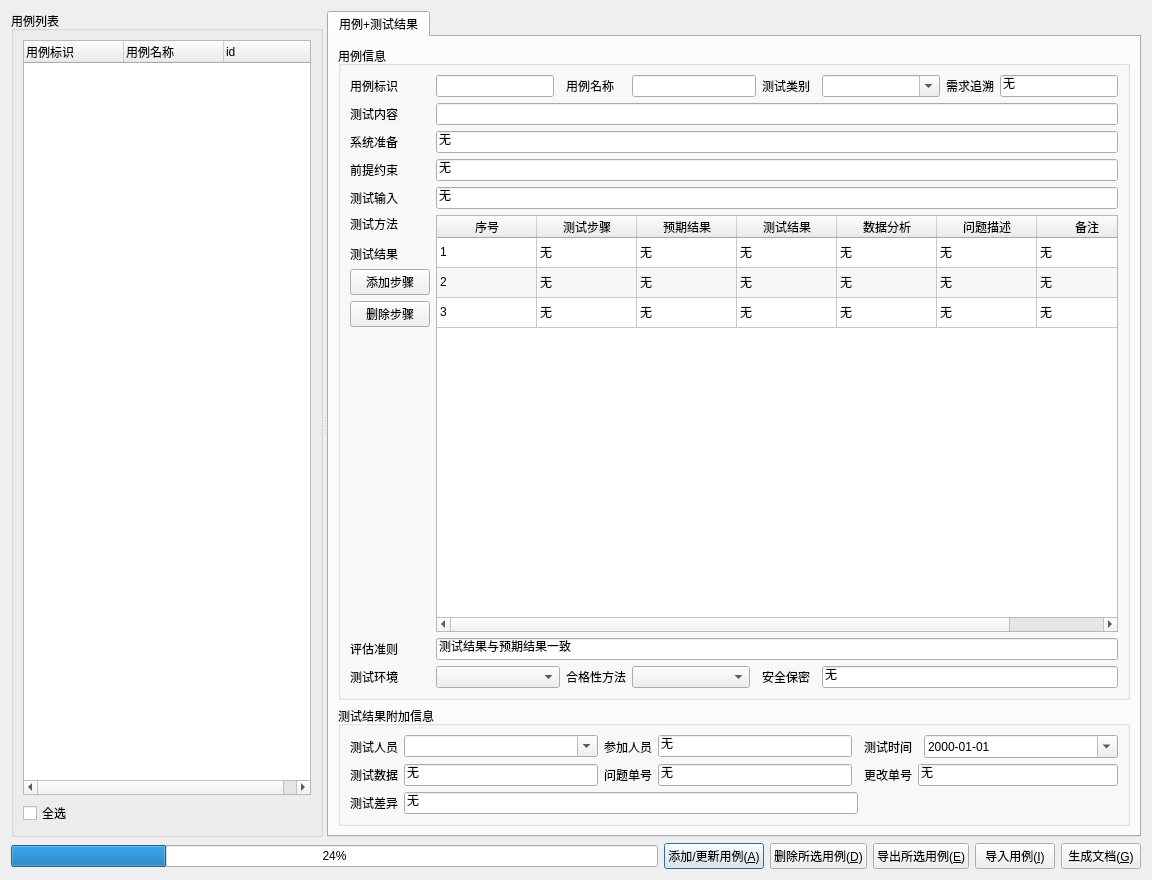
<?xml version="1.0" encoding="UTF-8"?>
<ui version="4.0">
 <class>CraneTestDocWnd</class>
 <widget class="QDialog" name="CraneTestDocWnd">
  <property name="geometry">
   <rect>
    <x>0</x>
    <y>0</y>
    <width>1152</width>
    <height>880</height>
   </rect>
  </property>
  <property name="windowTitle">
   <string>配置项测试工具</string>
  </property>
  <layout class="QVBoxLayout" name="verticalLayout_2">
   <item>
    <widget class="QSplitter" name="splitter">
     <property name="sizePolicy">
      <sizepolicy hsizetype="Expanding" vsizetype="Expanding">
       <horstretch>0</horstretch>
       <verstretch>0</verstretch>
      </sizepolicy>
     </property>
     <property name="orientation">
      <enum>Qt::Horizontal</enum>
     </property>
     <widget class="QGroupBox" name="groupBox">
      <property name="sizePolicy">
       <sizepolicy hsizetype="Expanding" vsizetype="Expanding">
        <horstretch>0</horstretch>
        <verstretch>0</verstretch>
       </sizepolicy>
      </property>
      <property name="title">
       <string>用例列表</string>
      </property>
      <layout class="QVBoxLayout" name="verticalLayout">
       <item>
        <widget class="QTreeWidget" name="testcase_tree">
         <property name="sizePolicy">
          <sizepolicy hsizetype="Preferred" vsizetype="Expanding">
           <horstretch>0</horstretch>
           <verstretch>0</verstretch>
          </sizepolicy>
         </property>
         <property name="editTriggers">
          <set>QAbstractItemView::EditKeyPressed</set>
         </property>
         <property name="selectionBehavior">
          <enum>QAbstractItemView::SelectRows</enum>
         </property>
         <property name="columnCount">
          <number>3</number>
         </property>
         <column>
          <property name="text">
           <string>用例标识</string>
          </property>
         </column>
         <column>
          <property name="text">
           <string>用例名称</string>
          </property>
         </column>
         <column>
          <property name="text">
           <string>id</string>
          </property>
         </column>
        </widget>
       </item>
       <item>
        <widget class="QCheckBox" name="selectall_checkbox">
         <property name="text">
          <string>全选</string>
         </property>
        </widget>
       </item>
      </layout>
     </widget>
     <widget class="QTabWidget" name="test_tabwidget">
      <property name="sizePolicy">
       <sizepolicy hsizetype="Expanding" vsizetype="Expanding">
        <horstretch>0</horstretch>
        <verstretch>0</verstretch>
       </sizepolicy>
      </property>
      <property name="minimumSize">
       <size>
        <width>0</width>
        <height>0</height>
       </size>
      </property>
      <property name="currentIndex">
       <number>0</number>
      </property>
      <widget class="QWidget" name="test_result_tab">
       <property name="sizePolicy">
        <sizepolicy hsizetype="Expanding" vsizetype="Expanding">
         <horstretch>0</horstretch>
         <verstretch>0</verstretch>
        </sizepolicy>
       </property>
       <attribute name="title">
        <string>用例+测试结果</string>
       </attribute>
       <layout class="QVBoxLayout" name="verticalLayout_4">
        <item>
         <layout class="QVBoxLayout" name="verticalLayout_3">
          <item>
           <widget class="QGroupBox" name="testSpecGroup">
            <property name="sizePolicy">
             <sizepolicy hsizetype="Expanding" vsizetype="Expanding">
              <horstretch>0</horstretch>
              <verstretch>0</verstretch>
             </sizepolicy>
            </property>
            <property name="title">
             <string>用例信息</string>
            </property>
            <property name="flat">
             <bool>false</bool>
            </property>
            <layout class="QGridLayout" name="gridLayout">
             <property name="sizeConstraint">
              <enum>QLayout::SetNoConstraint</enum>
             </property>
             <item row="13" column="3">
              <widget class="QLabel" name="label_23">
               <property name="text">
                <string>合格性方法</string>
               </property>
              </widget>
             </item>
             <item row="2" column="0">
              <widget class="QLabel" name="label_5">
               <property name="text">
                <string>系统准备</string>
               </property>
              </widget>
             </item>
             <item row="0" column="1">
              <widget class="QLineEdit" name="test_caseidentify_edit"/>
             </item>
             <item row="13" column="1" colspan="2">
              <widget class="QComboBox" name="test_env_combox">
               <property name="sizePolicy">
                <sizepolicy hsizetype="Expanding" vsizetype="Fixed">
                 <horstretch>0</horstretch>
                 <verstretch>0</verstretch>
                </sizepolicy>
               </property>
              </widget>
             </item>
             <item row="10" column="0">
              <widget class="QLabel" name="label_9">
               <property name="text">
                <string>评估准则</string>
               </property>
              </widget>
             </item>
             <item row="0" column="4" colspan="2">
              <widget class="QLineEdit" name="test_item_edit"/>
             </item>
             <item row="3" column="1" colspan="10">
              <widget class="QLineEdit" name="precondation_edit">
               <property name="text">
                <string>无</string>
               </property>
              </widget>
             </item>
             <item row="0" column="10">
              <widget class="QLineEdit" name="require_trace_edit">
               <property name="text">
                <string>无</string>
               </property>
              </widget>
             </item>
             <item row="13" column="4">
              <widget class="QComboBox" name="qualified_method_combox">
               <property name="sizePolicy">
                <sizepolicy hsizetype="Expanding" vsizetype="Fixed">
                 <horstretch>0</horstretch>
                 <verstretch>0</verstretch>
                </sizepolicy>
               </property>
              </widget>
             </item>
             <item row="6" column="0">
              <widget class="QLabel" name="label_8">
               <property name="sizePolicy">
                <sizepolicy hsizetype="Preferred" vsizetype="Maximum">
                 <horstretch>0</horstretch>
                 <verstretch>0</verstretch>
                </sizepolicy>
               </property>
               <property name="text">
                <string>&lt;html&gt;&lt;head/&gt;&lt;body&gt;&lt;p&gt;测试方法&lt;/p&gt;&lt;p&gt;测试结果&lt;/p&gt;&lt;/body&gt;&lt;/html&gt;</string>
               </property>
              </widget>
             </item>
             <item row="4" column="1" colspan="10">
              <widget class="QLineEdit" name="test_input_edit">
               <property name="text">
                <string>无</string>
               </property>
              </widget>
             </item>
             <item row="6" column="1" rowspan="4" colspan="10">
              <widget class="QTableWidget" name="test_procedure_tabel">
               <property name="alternatingRowColors">
                <bool>true</bool>
               </property>
               <attribute name="horizontalHeaderCascadingSectionResizes">
                <bool>false</bool>
               </attribute>
               <attribute name="horizontalHeaderShowSortIndicator" stdset="0">
                <bool>false</bool>
               </attribute>
               <attribute name="horizontalHeaderStretchLastSection">
                <bool>false</bool>
               </attribute>
               <attribute name="verticalHeaderVisible">
                <bool>false</bool>
               </attribute>
               <row>
                <property name="text">
                 <string>New Row</string>
                </property>
               </row>
               <row>
                <property name="text">
                 <string>New Row</string>
                </property>
               </row>
               <row>
                <property name="text">
                 <string>New Row</string>
                </property>
               </row>
               <column>
                <property name="text">
                 <string>序号</string>
                </property>
                <property name="textAlignment">
                 <set>AlignHCenter|AlignVCenter|AlignCenter</set>
                </property>
               </column>
               <column>
                <property name="text">
                 <string>测试步骤</string>
                </property>
               </column>
               <column>
                <property name="text">
                 <string>预期结果</string>
                </property>
               </column>
               <column>
                <property name="text">
                 <string>测试结果</string>
                </property>
               </column>
               <column>
                <property name="text">
                 <string>数据分析</string>
                </property>
               </column>
               <column>
                <property name="text">
                 <string>问题描述</string>
                </property>
               </column>
               <column>
                <property name="text">
                 <string>备注</string>
                </property>
               </column>
               <item row="0" column="0">
                <property name="text">
                 <string>1</string>
                </property>
               </item>
               <item row="0" column="1">
                <property name="text">
                 <string>无</string>
                </property>
               </item>
               <item row="0" column="2">
                <property name="text">
                 <string>无</string>
                </property>
               </item>
               <item row="0" column="3">
                <property name="text">
                 <string>无</string>
                </property>
               </item>
               <item row="0" column="4">
                <property name="text">
                 <string>无</string>
                </property>
               </item>
               <item row="0" column="5">
                <property name="text">
                 <string>无</string>
                </property>
               </item>
               <item row="0" column="6">
                <property name="text">
                 <string>无</string>
                </property>
               </item>
               <item row="1" column="0">
                <property name="text">
                 <string>2</string>
                </property>
               </item>
               <item row="1" column="1">
                <property name="text">
                 <string>无</string>
                </property>
               </item>
               <item row="1" column="2">
                <property name="text">
                 <string>无</string>
                </property>
               </item>
               <item row="1" column="3">
                <property name="text">
                 <string>无</string>
                </property>
               </item>
               <item row="1" column="4">
                <property name="text">
                 <string>无</string>
                </property>
               </item>
               <item row="1" column="5">
                <property name="text">
                 <string>无</string>
                </property>
               </item>
               <item row="1" column="6">
                <property name="text">
                 <string>无</string>
                </property>
               </item>
               <item row="2" column="0">
                <property name="text">
                 <string>3</string>
                </property>
               </item>
               <item row="2" column="1">
                <property name="text">
                 <string>无</string>
                </property>
               </item>
               <item row="2" column="2">
                <property name="text">
                 <string>无</string>
                </property>
               </item>
               <item row="2" column="3">
                <property name="text">
                 <string>无</string>
                </property>
               </item>
               <item row="2" column="4">
                <property name="text">
                 <string>无</string>
                </property>
               </item>
               <item row="2" column="5">
                <property name="text">
                 <string>无</string>
                </property>
               </item>
               <item row="2" column="6">
                <property name="text">
                 <string>无</string>
                </property>
               </item>
              </widget>
             </item>
             <item row="1" column="1" colspan="10">
              <widget class="QLineEdit" name="test_content_edit"/>
             </item>
             <item row="10" column="1" colspan="10">
              <widget class="QLineEdit" name="estimate_rule_eidt">
               <property name="text">
                <string>测试结果与预期结果一致</string>
               </property>
              </widget>
             </item>
             <item row="0" column="6">
              <widget class="QLabel" name="label_2">
               <property name="text">
                <string>测试类别</string>
               </property>
              </widget>
             </item>
             <item row="0" column="8">
              <widget class="QComboBox" name="test_cat_combox">
               <property name="sizePolicy">
                <sizepolicy hsizetype="Expanding" vsizetype="Fixed">
                 <horstretch>0</horstretch>
                 <verstretch>0</verstretch>
                </sizepolicy>
               </property>
               <property name="editable">
                <bool>true</bool>
               </property>
               <property name="duplicatesEnabled">
                <bool>true</bool>
               </property>
              </widget>
             </item>
             <item row="0" column="0">
              <widget class="QLabel" name="label">
               <property name="text">
                <string>用例标识</string>
               </property>
              </widget>
             </item>
             <item row="0" column="9">
              <widget class="QLabel" name="label_3">
               <property name="text">
                <string>需求追溯</string>
               </property>
              </widget>
             </item>
             <item row="3" column="0">
              <widget class="QLabel" name="label_6">
               <property name="text">
                <string>前提约束</string>
               </property>
              </widget>
             </item>
             <item row="0" column="3">
              <widget class="QLabel" name="label_12">
               <property name="text">
                <string>用例名称</string>
               </property>
              </widget>
             </item>
             <item row="13" column="0">
              <widget class="QLabel" name="label_10">
               <property name="text">
                <string>测试环境</string>
               </property>
              </widget>
             </item>
             <item row="8" column="0">
              <widget class="QPushButton" name="remove_procdure_button">
               <property name="text">
                <string>删除步骤</string>
               </property>
               <property name="icon">
                <iconset resource="icon.qrc">
                 <normaloff>:/image/image/iconfinder_minus-circle_2561243.png</normaloff>:/image/image/iconfinder_minus-circle_2561243.png</iconset>
               </property>
              </widget>
             </item>
             <item row="7" column="0">
              <widget class="QPushButton" name="add_procedure_button">
               <property name="text">
                <string>添加步骤</string>
               </property>
               <property name="icon">
                <iconset resource="icon.qrc">
                 <normaloff>:/image/image/iconfinder_circle-add_226591.png</normaloff>:/image/image/iconfinder_circle-add_226591.png</iconset>
               </property>
               <property name="iconSize">
                <size>
                 <width>16</width>
                 <height>16</height>
                </size>
               </property>
              </widget>
             </item>
             <item row="4" column="0">
              <widget class="QLabel" name="label_7">
               <property name="text">
                <string>测试输入</string>
               </property>
              </widget>
             </item>
             <item row="2" column="1" colspan="10">
              <widget class="QLineEdit" name="sys_prepare_edit">
               <property name="text">
                <string>无</string>
               </property>
              </widget>
             </item>
             <item row="1" column="0">
              <widget class="QLabel" name="label_4">
               <property name="text">
                <string>测试内容</string>
               </property>
              </widget>
             </item>
             <item row="13" column="6">
              <widget class="QLabel" name="label_24">
               <property name="text">
                <string>安全保密</string>
               </property>
              </widget>
             </item>
             <item row="13" column="8" colspan="3">
              <widget class="QLineEdit" name="safe_secret_edit">
               <property name="sizePolicy">
                <sizepolicy hsizetype="Expanding" vsizetype="Fixed">
                 <horstretch>0</horstretch>
                 <verstretch>0</verstretch>
                </sizepolicy>
               </property>
               <property name="text">
                <string>无</string>
               </property>
              </widget>
             </item>
            </layout>
           </widget>
          </item>
          <item>
           <widget class="QGroupBox" name="testReportGroup">
            <property name="sizePolicy">
             <sizepolicy hsizetype="Expanding" vsizetype="Maximum">
              <horstretch>0</horstretch>
              <verstretch>0</verstretch>
             </sizepolicy>
            </property>
            <property name="title">
             <string>测试结果附加信息</string>
            </property>
            <layout class="QGridLayout" name="gridLayout_2">
             <item row="0" column="6" colspan="2">
              <widget class="QLabel" name="label_13">
               <property name="text">
                <string>测试时间</string>
               </property>
              </widget>
             </item>
             <item row="2" column="7" colspan="2">
              <widget class="QLineEdit" name="correct_sheet_edit">
               <property name="sizePolicy">
                <sizepolicy hsizetype="Expanding" vsizetype="Fixed">
                 <horstretch>0</horstretch>
                 <verstretch>0</verstretch>
                </sizepolicy>
               </property>
               <property name="text">
                <string>无</string>
               </property>
              </widget>
             </item>
             <item row="0" column="3">
              <widget class="QLineEdit" name="test_person_join_edit">
               <property name="text">
                <string>无</string>
               </property>
              </widget>
             </item>
             <item row="0" column="2">
              <widget class="QLabel" name="label_15">
               <property name="text">
                <string>参加人员</string>
               </property>
              </widget>
             </item>
             <item row="2" column="2">
              <widget class="QLabel" name="label_17">
               <property name="text">
                <string>问题单号</string>
               </property>
              </widget>
             </item>
             <item row="2" column="0">
              <widget class="QLabel" name="label_16">
               <property name="text">
                <string>测试数据</string>
               </property>
              </widget>
             </item>
             <item row="2" column="6">
              <widget class="QLabel" name="label_18">
               <property name="text">
                <string>更改单号</string>
               </property>
              </widget>
             </item>
             <item row="2" column="1">
              <widget class="QLineEdit" name="test_data_edit">
               <property name="text">
                <string>无</string>
               </property>
              </widget>
             </item>
             <item row="0" column="8">
              <widget class="QDateTimeEdit" name="test_date_timepickedit">
               <property name="sizePolicy">
                <sizepolicy hsizetype="Expanding" vsizetype="Fixed">
                 <horstretch>0</horstretch>
                 <verstretch>0</verstretch>
                </sizepolicy>
               </property>
               <property name="displayFormat">
                <string>yyyy-MM-dd</string>
               </property>
               <property name="calendarPopup">
                <bool>true</bool>
               </property>
              </widget>
             </item>
             <item row="0" column="1">
              <widget class="QComboBox" name="test_person_combox">
               <property name="editable">
                <bool>true</bool>
               </property>
              </widget>
             </item>
             <item row="0" column="0">
              <widget class="QLabel" name="label_14">
               <property name="text">
                <string>测试人员</string>
               </property>
              </widget>
             </item>
             <item row="2" column="3">
              <widget class="QLineEdit" name="problem_sheet_edit">
               <property name="text">
                <string>无</string>
               </property>
              </widget>
             </item>
             <item row="3" column="0">
              <widget class="QLabel" name="label_11">
               <property name="text">
                <string>测试差异</string>
               </property>
              </widget>
             </item>
             <item row="3" column="1" colspan="4">
              <widget class="QLineEdit" name="test_diff_edit">
               <property name="text">
                <string>无</string>
               </property>
              </widget>
             </item>
            </layout>
           </widget>
          </item>
         </layout>
        </item>
       </layout>
      </widget>
     </widget>
    </widget>
   </item>
   <item>
    <layout class="QHBoxLayout" name="horizontalLayout">
     <property name="sizeConstraint">
      <enum>QLayout::SetMaximumSize</enum>
     </property>
     <item>
      <widget class="QProgressBar" name="process_progressbar">
       <property name="value">
        <number>24</number>
       </property>
      </widget>
     </item>
     <item>
      <widget class="QPushButton" name="add_test_case_button">
       <property name="text">
        <string>添加/更新用例(&amp;A)</string>
       </property>
       <property name="icon">
        <iconset resource="icon.qrc">
         <normaloff>:/image/image/iconfinder_network_sans_add_103649.png</normaloff>:/image/image/iconfinder_network_sans_add_103649.png</iconset>
       </property>
       <property name="iconSize">
        <size>
         <width>16</width>
         <height>16</height>
        </size>
       </property>
       <property name="shortcut">
        <string>Alt+A</string>
       </property>
       <property name="default">
        <bool>true</bool>
       </property>
      </widget>
     </item>
     <item>
      <widget class="QPushButton" name="remove_test_case_button">
       <property name="text">
        <string>删除所选用例(&amp;D)</string>
       </property>
       <property name="icon">
        <iconset resource="icon.qrc">
         <normaloff>:/image/image/iconfinder_UI_Basic_GLYPH-73_4733351.png</normaloff>:/image/image/iconfinder_UI_Basic_GLYPH-73_4733351.png</iconset>
       </property>
       <property name="shortcut">
        <string>Alt+D</string>
       </property>
      </widget>
     </item>
     <item>
      <widget class="QPushButton" name="save_test_case_button">
       <property name="text">
        <string>导出所选用例(&amp;E)</string>
       </property>
       <property name="icon">
        <iconset resource="icon.qrc">
         <normaloff>:/image/image/iconfinder_export-share-upload_2931143.png</normaloff>:/image/image/iconfinder_export-share-upload_2931143.png</iconset>
       </property>
       <property name="shortcut">
        <string>Alt+E</string>
       </property>
      </widget>
     </item>
     <item>
      <widget class="QPushButton" name="import_case_button">
       <property name="text">
        <string>导入用例(&amp;I)</string>
       </property>
       <property name="icon">
        <iconset resource="icon.qrc">
         <normaloff>:/image/image/iconfinder_import-download-save_2931171.png</normaloff>:/image/image/iconfinder_import-download-save_2931171.png</iconset>
       </property>
       <property name="shortcut">
        <string>Alt+I</string>
       </property>
      </widget>
     </item>
     <item>
      <widget class="QPushButton" name="generate_doc_button">
       <property name="text">
        <string>生成文档(&amp;G)</string>
       </property>
       <property name="icon">
        <iconset resource="icon.qrc">
         <normaloff>:/image/image/iconfinder_15_2134065.png</normaloff>:/image/image/iconfinder_15_2134065.png</iconset>
       </property>
       <property name="shortcut">
        <string>Alt+G</string>
       </property>
      </widget>
     </item>
    </layout>
   </item>
  </layout>
 </widget>
 <tabstops>
  <tabstop>testcase_tree</tabstop>
  <tabstop>test_tabwidget</tabstop>
  <tabstop>test_caseidentify_edit</tabstop>
  <tabstop>test_item_edit</tabstop>
  <tabstop>test_cat_combox</tabstop>
  <tabstop>require_trace_edit</tabstop>
  <tabstop>test_content_edit</tabstop>
  <tabstop>sys_prepare_edit</tabstop>
  <tabstop>precondation_edit</tabstop>
  <tabstop>test_input_edit</tabstop>
  <tabstop>test_procedure_tabel</tabstop>
  <tabstop>add_procedure_button</tabstop>
  <tabstop>remove_procdure_button</tabstop>
  <tabstop>estimate_rule_eidt</tabstop>
  <tabstop>test_env_combox</tabstop>
  <tabstop>qualified_method_combox</tabstop>
  <tabstop>safe_secret_edit</tabstop>
  <tabstop>test_person_combox</tabstop>
  <tabstop>test_person_join_edit</tabstop>
  <tabstop>test_date_timepickedit</tabstop>
  <tabstop>test_data_edit</tabstop>
  <tabstop>problem_sheet_edit</tabstop>
  <tabstop>correct_sheet_edit</tabstop>
  <tabstop>test_diff_edit</tabstop>
  <tabstop>add_test_case_button</tabstop>
  <tabstop>remove_test_case_button</tabstop>
  <tabstop>save_test_case_button</tabstop>
  <tabstop>import_case_button</tabstop>
  <tabstop>generate_doc_button</tabstop>
  <tabstop>selectall_checkbox</tabstop>
 </tabstops>
 <resources>
  <include location="icon.qrc"/>
 </resources>
 <connections/>
</ui>
